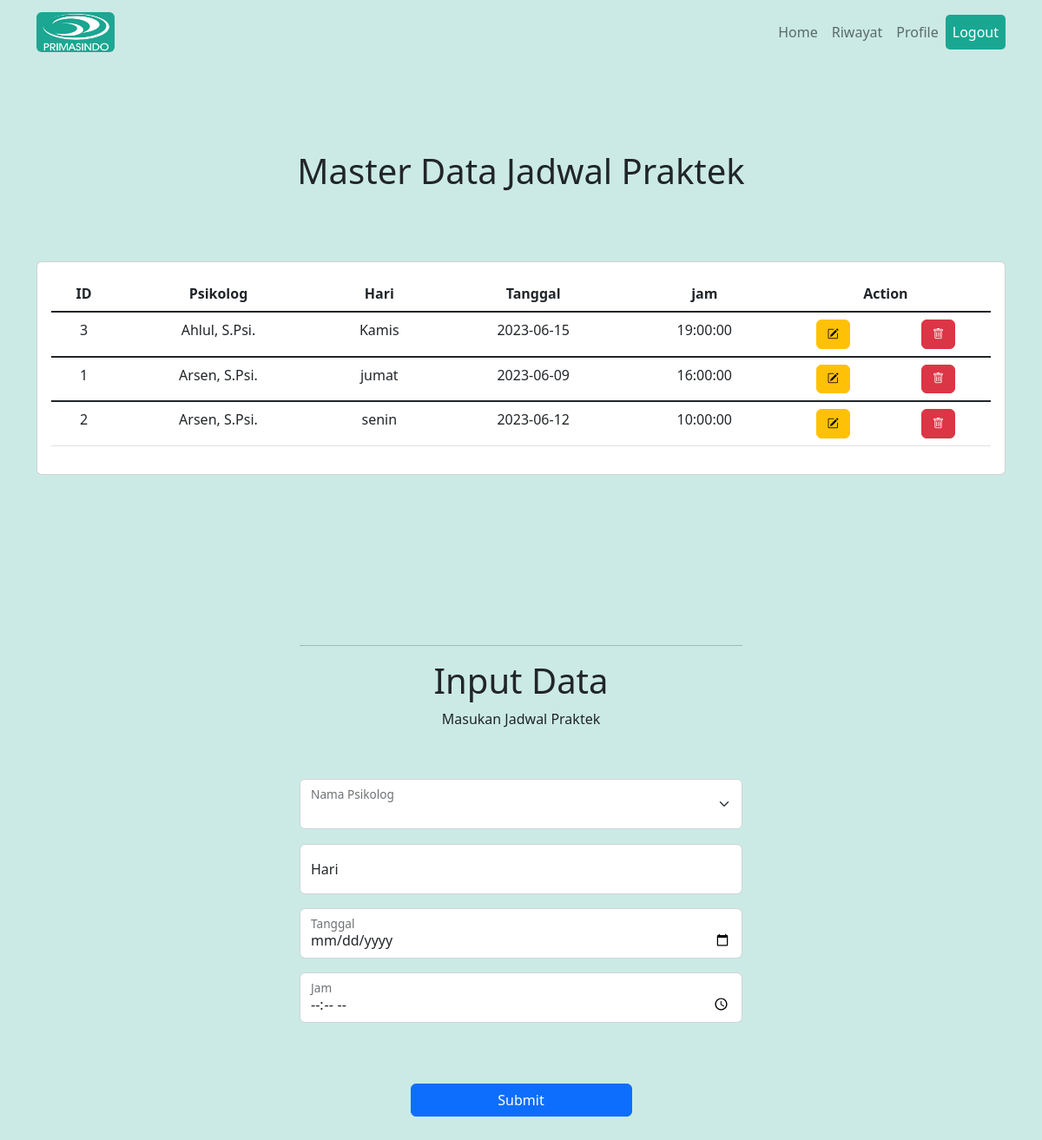
Page /praktek/jadwal_praktek.php (signed in) on the committed database.
### tables this page shows
CREATE TABLE `jadwal_praktek` (
  `id_praktek` int(11) NOT NULL,
  `id_psikolog` int(11) NOT NULL,
  `hari` varchar(10) NOT NULL,
  `tanggal` date NOT NULL,
  `jam` time NOT NULL
);

CREATE TABLE `psikolog` (
  `id_psikolog` int(11) NOT NULL,
  `nama_psikolog` varchar(50) NOT NULL,
  `email_psikolog` varchar(50) NOT NULL,
  `no_telp_psikolog` varchar(20) NOT NULL,
  `alamat_psikolog` varchar(255) NOT NULL,
  `jenis_kelamin_psikolog` varchar(20) NOT NULL,
  `umur_psikolog` varchar(5) NOT NULL,
  `no_izin_praktek` varchar(50) NOT NULL,
  `spesialis` varchar(255) NOT NULL,
  `foto_psikolog` varchar(255) NOT NULL
);

### praktek/jadwal_praktek.php (the view, shortened to what this page needs)
<!DOCTYPE html>
<html lang="en">
<head>
    <link href="https://cdn.jsdelivr.net/npm/bootstrap@5.2.2/dist/css/bootstrap.min.css" rel="stylesheet">
    <link rel="stylesheet" href="https://cdn.jsdelivr.net/npm/bootstrap-icons@1.10.1/font/bootstrap-icons.css">
</head>
<body>
    <nav class="navbar navbar-expand-lg sticky-top" style="background-color: #CBEAE5;">
        <div class="container">
            <a href="" class="navbar-brand">
                <img src="../gambar/logo_page-0001.jpg" alt="" width="90" class="d-inline-block align-text-top rounded">
            </a>
            <div class="collapse navbar-collapse" id="navbarText">
                <?php
                if ($_SESSION) {
                ?>
                    <ul class="navbar-nav">
                        <li class="nav-item">
                            <a class="nav-link" aria-current="page" href="../index.php">Home</a>
                        </li>
                        <li class="nav-item">
                            <a class="nav-link" aria-current="page" href="../konsultasi/riwayat_konsultasi.php">Riwayat</a>
                        </li>
                        <li class="nav-item">
                            <a class="nav-link" href="../akun/tampil_akun.php">Profile</a>
                        </li>
                        <li class="nav-item">
                            <a class="nav-link" id="btn-logout" data-bs-toggle="modal" data-bs-target="#exampleModal">Logout</a>
                        </li>
                    </ul>
                <?php } ?>
            </div>
        </div>
    </nav>
    <div class="container text-center" style="margin-top: 100px;">
        <h1>Master Data Jadwal Praktek</h1><br><br>
        <div class="row">
            <div class="col-md-12">
                <div class="row mt-4">
                    <div class="col-sm-12">
                        <div class="card">
                            <div class="card-body">
                                <table class="table table-hover">
                                    <thead>
                                        <tr>
                                            <th scope="col">ID</th>
                                            <th scope="col">Psikolog</th>
                                            <th scope="col">Hari</th>
                                            <th scope="col">Tanggal</th>
                                            <th scope="col">jam</th>
                                            <th scope="col" colspan="2">Action</th>
                                        </tr>
                                    </thead>
                                    <?php
                                    include('../koneksi.php');
                                    $sql    = "SELECT * FROM jadwal_praktek INNER JOIN psikolog ON jadwal_praktek.id_psikolog=psikolog.id_psikolog ORDER BY nama_psikolog ASC";
                                    $query    = mysqli_query($connect, $sql);
                                    while ($data = mysqli_fetch_array($query)) {
                                    ?>
                                        <tbody class="table-group-divider">
                                            <tr>
                                                <td><?= $data['id_praktek'] ?></td>
                                                <td><?= $data['nama_psikolog'] ?></td>
                                                <td><?= $data['hari'] ?></td>
                                                <td><?= $data['tanggal'] ?></td>
                                                <td><?= $data['jam'] ?></td>
                                                <td><a href="" data-toggle="modal" data-target="#ModalEdit<?php echo $data['id_praktek']; ?>" class="btn btn-warning" style="font-size: small;"><i class="bi bi-pencil-square"></i></a></td>
                                                <td><a href="hapus_praktek.php?id_praktek=<?php echo $data['id_praktek']; ?>" class="btn btn-danger" style="font-size: small;"><i class="bi bi-trash"></i></a></td>
                                            </tr>
                                        </tbody>
                                    <?php
                                    } ?>
                                </table>
                            </div>
                        </div>
                    </div>
                </div>
            </div>
        </div>
    </div>
    <div class="container text-center">
        <div class="row" style="margin-top: 150px;;">
            <div class="col"></div>
            <div class="col col-lg-6" style=" padding: 30px">
                <hr>
                <h1>Input Data</h1>
                <p>Masukan Jadwal Praktek</p><br>
                <form action="praktek_proses.php" method="POST" enctype="multipart/form-data">
                    <div class="form-floating" style="margin: 17px 0px">
                        <select class="form-select" name="nama" id="nama" aria-label="Floating label select example" value="" required>
                            <option value=""></option>
                            <?php
                            include 'koneksi.php';
                            $sql1 = "SELECT * FROM psikolog";
                            $query = mysqli_query($connect, $sql1);
                            while ($data = mysqli_fetch_array($query)) {
                            ?>
                                <option value="<?= $data['id_psikolog'] ?>"><?= $data['nama_psikolog'] ?></option>
                            <?php $i++;
                            } ?>
                        </select>
                        <label for="nama">Nama Psikolog</label>
                    </div>
                    <div class="form-floating mb-3">
                        <input type="text" class="form-control" id="floatingInput" placeholder="" name="hari" required="">
                        <label for="floatingInput">Hari</label>
                    </div>
                    <div class="form-floating mb-3">
                        <input type="date" class="form-control" id="floatingInput" placeholder="" name="tanggal" required="">
                        <label for="floatingInput">Tanggal</label>
                    </div>
                    <div class="form-floating mb-3">
                        <input type="time" class="form-control" id="floatingInput" placeholder="" name="jam" required="">
                        <label for="floatingInput">Jam</label>
                    </div>
                    <div class="d-grid gap-2 col-6 mx-auto" style="margin-top: 70px">
                        <button class="btn btn-primary" type="submit" value="Upload">Submit</button>
                    </div>
                </form>
            </div>
            <div class="col"></div>
        </div>
    </div>
</body>
</html>

### praktek/jadwal_praktek.php (style rules this page uses)
body { padding-bottom: 3rem; background-color: #CBEAE5; }
#btn-logout { background: #19a791; border-radius: 5px; color: white; }

### rows in the picture
jadwal_praktek: id_praktek "3", id_psikolog.nama_psikolog "Ahlul, S.Psi.", hari "Kamis", tanggal "2023-06-15", jam "19:00:00"
jadwal_praktek: id_praktek "1", id_psikolog.nama_psikolog "Arsen, S.Psi.", hari "jumat", tanggal "2023-06-09", jam "16:00:00"
jadwal_praktek: id_praktek "2", id_psikolog.nama_psikolog "Arsen, S.Psi.", hari "senin", tanggal "2023-06-12", jam "10:00:00"
